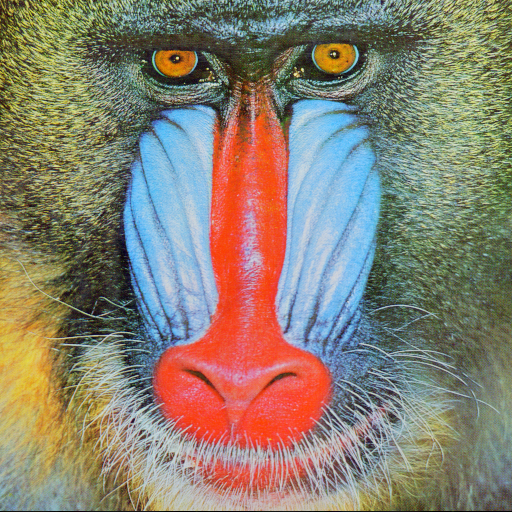
#> input picture Kodlar/baboon.bmp, 512 x 512 px
$ python parca_pixel.py
#> lines starting #> are read from the running program, lines starting #| are printed output that depends on the picture
import cv2
import numpy as np

foto = cv2.imread("baboon.bmp")
#> foto is the input picture: shape (512, 512, 3); mean B, G, R 113.1, 128.9, 137.4

# görüntünün belirli piksllerini elde etme ve ekranda gösterme
kesit = foto[0:1000, 400:1500]
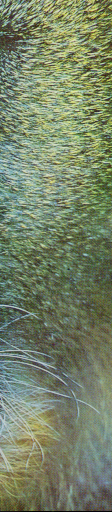
#> kesit: shape (512, 112, 3); mean B, G, R 104, 131.5, 118.7

cv2.imshow("baboon", foto)
cv2.imshow("parca", kesit)

cv2.waitKey(0)
cv2.destroyAllWindows()
